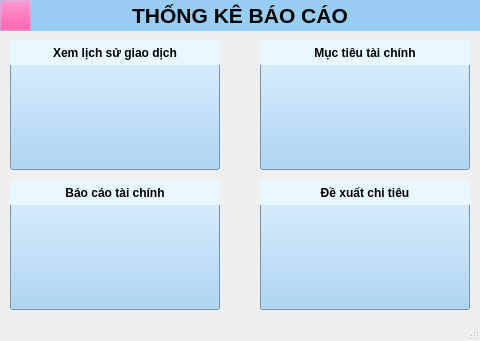
<?xml version="1.0" encoding="UTF-8"?>
<ui version="4.0">
 <class>thong_ke_bao_cao</class>
 <widget class="QMainWindow" name="thong_ke_bao_cao">
  <property name="geometry">
   <rect>
    <x>0</x>
    <y>0</y>
    <width>480</width>
    <height>341</height>
   </rect>
  </property>
  <property name="windowTitle">
   <string>Thống kê báo cáo </string>
  </property>
  <widget class="QWidget" name="centralwidget">
   <widget class="QLabel" name="label">
    <property name="geometry">
     <rect>
      <x>0</x>
      <y>0</y>
      <width>480</width>
      <height>31</height>
     </rect>
    </property>
    <property name="font">
     <font>
      <pointsize>16</pointsize>
      <weight>75</weight>
      <bold>true</bold>
     </font>
    </property>
    <property name="styleSheet">
     <string notr="true">background-color: rgb(154, 205, 244);</string>
    </property>
    <property name="text">
     <string>THỐNG KÊ BÁO CÁO</string>
    </property>
    <property name="alignment">
     <set>Qt::AlignCenter</set>
    </property>
   </widget>
   <widget class="QPushButton" name="btnBCTC">
    <property name="geometry">
     <rect>
      <x>10</x>
      <y>180</y>
      <width>210</width>
      <height>130</height>
     </rect>
    </property>
    <property name="styleSheet">
     <string notr="true">background-color: #9acdf4</string>
    </property>
    <property name="text">
     <string/>
    </property>
   </widget>
   <widget class="QPushButton" name="btnLSGD">
    <property name="geometry">
     <rect>
      <x>10</x>
      <y>40</y>
      <width>210</width>
      <height>130</height>
     </rect>
    </property>
    <property name="styleSheet">
     <string notr="true">background-color: #9acdf4
</string>
    </property>
    <property name="text">
     <string/>
    </property>
   </widget>
   <widget class="QPushButton" name="btnDPRR">
    <property name="geometry">
     <rect>
      <x>260</x>
      <y>180</y>
      <width>210</width>
      <height>130</height>
     </rect>
    </property>
    <property name="styleSheet">
     <string notr="true">background-color: #9acdf4</string>
    </property>
    <property name="text">
     <string/>
    </property>
   </widget>
   <widget class="QPushButton" name="btnMTTC">
    <property name="geometry">
     <rect>
      <x>260</x>
      <y>40</y>
      <width>210</width>
      <height>130</height>
     </rect>
    </property>
    <property name="styleSheet">
     <string notr="true">background-color: #9acdf4</string>
    </property>
    <property name="text">
     <string/>
    </property>
   </widget>
   <widget class="QLabel" name="label_4">
    <property name="geometry">
     <rect>
      <x>10</x>
      <y>40</y>
      <width>210</width>
      <height>25</height>
     </rect>
    </property>
    <property name="styleSheet">
     <string notr="true">font:bold;
background-color: #e9f8ff
</string>
    </property>
    <property name="text">
     <string>Xem lịch sử giao dịch</string>
    </property>
    <property name="alignment">
     <set>Qt::AlignCenter</set>
    </property>
   </widget>
   <widget class="QLabel" name="label_9">
    <property name="geometry">
     <rect>
      <x>30</x>
      <y>80</y>
      <width>81</width>
      <height>71</height>
     </rect>
    </property>
    <property name="styleSheet">
     <string notr="true">position: absolute;
width: 137px;
height: 137px;
left: 218px;
top: 432px;

</string>
    </property>
    <property name="text">
     <string/>
    </property>
    <property name="pixmap">
     <pixmap>../ic_report.png</pixmap>
    </property>
    <property name="scaledContents">
     <bool>true</bool>
    </property>
   </widget>
   <widget class="QLabel" name="label_36">
    <property name="geometry">
     <rect>
      <x>140</x>
      <y>80</y>
      <width>61</width>
      <height>71</height>
     </rect>
    </property>
    <property name="text">
     <string/>
    </property>
    <property name="pixmap">
     <pixmap>../ic_time-management.png</pixmap>
    </property>
    <property name="scaledContents">
     <bool>true</bool>
    </property>
   </widget>
   <widget class="QLabel" name="label_5">
    <property name="geometry">
     <rect>
      <x>260</x>
      <y>40</y>
      <width>210</width>
      <height>25</height>
     </rect>
    </property>
    <property name="styleSheet">
     <string notr="true">font:bold;
background-color: #e9f8ff
</string>
    </property>
    <property name="text">
     <string>Mục tiêu tài chính</string>
    </property>
    <property name="alignment">
     <set>Qt::AlignCenter</set>
    </property>
   </widget>
   <widget class="QLabel" name="label_6">
    <property name="geometry">
     <rect>
      <x>10</x>
      <y>180</y>
      <width>210</width>
      <height>25</height>
     </rect>
    </property>
    <property name="styleSheet">
     <string notr="true">font:bold;
background-color: #e9f8ff
</string>
    </property>
    <property name="text">
     <string>Báo cáo tài chính</string>
    </property>
    <property name="alignment">
     <set>Qt::AlignCenter</set>
    </property>
   </widget>
   <widget class="QLabel" name="label_7">
    <property name="geometry">
     <rect>
      <x>260</x>
      <y>180</y>
      <width>210</width>
      <height>25</height>
     </rect>
    </property>
    <property name="styleSheet">
     <string notr="true">font:bold;
background-color: #e9f8ff
</string>
    </property>
    <property name="text">
     <string>Đề xuất chi tiêu</string>
    </property>
    <property name="alignment">
     <set>Qt::AlignCenter</set>
    </property>
   </widget>
   <widget class="QLabel" name="label_37">
    <property name="geometry">
     <rect>
      <x>270</x>
      <y>80</y>
      <width>81</width>
      <height>71</height>
     </rect>
    </property>
    <property name="text">
     <string/>
    </property>
    <property name="pixmap">
     <pixmap>../ic_goal.png</pixmap>
    </property>
    <property name="scaledContents">
     <bool>true</bool>
    </property>
   </widget>
   <widget class="QLabel" name="label_38">
    <property name="geometry">
     <rect>
      <x>380</x>
      <y>80</y>
      <width>81</width>
      <height>71</height>
     </rect>
    </property>
    <property name="text">
     <string/>
    </property>
    <property name="pixmap">
     <pixmap>../ic_goals.png</pixmap>
    </property>
    <property name="scaledContents">
     <bool>true</bool>
    </property>
   </widget>
   <widget class="QLabel" name="label_10">
    <property name="geometry">
     <rect>
      <x>20</x>
      <y>220</y>
      <width>81</width>
      <height>71</height>
     </rect>
    </property>
    <property name="styleSheet">
     <string notr="true">position: absolute;
width: 137px;
height: 137px;
left: 218px;
top: 432px;

</string>
    </property>
    <property name="text">
     <string/>
    </property>
    <property name="pixmap">
     <pixmap>../ic_report_3.png</pixmap>
    </property>
    <property name="scaledContents">
     <bool>true</bool>
    </property>
   </widget>
   <widget class="QLabel" name="label_11">
    <property name="geometry">
     <rect>
      <x>130</x>
      <y>220</y>
      <width>81</width>
      <height>71</height>
     </rect>
    </property>
    <property name="styleSheet">
     <string notr="true">position: absolute;
width: 137px;
height: 137px;
left: 218px;
top: 432px;

</string>
    </property>
    <property name="text">
     <string/>
    </property>
    <property name="pixmap">
     <pixmap>../ic_report_2.png</pixmap>
    </property>
    <property name="scaledContents">
     <bool>true</bool>
    </property>
   </widget>
   <widget class="QLabel" name="label_12">
    <property name="geometry">
     <rect>
      <x>270</x>
      <y>220</y>
      <width>81</width>
      <height>71</height>
     </rect>
    </property>
    <property name="styleSheet">
     <string notr="true">position: absolute;
width: 137px;
height: 137px;
left: 218px;
top: 432px;

</string>
    </property>
    <property name="text">
     <string/>
    </property>
    <property name="pixmap">
     <pixmap>../ic_reputation.png</pixmap>
    </property>
    <property name="scaledContents">
     <bool>true</bool>
    </property>
   </widget>
   <widget class="QLabel" name="label_13">
    <property name="geometry">
     <rect>
      <x>370</x>
      <y>220</y>
      <width>81</width>
      <height>71</height>
     </rect>
    </property>
    <property name="styleSheet">
     <string notr="true">position: absolute;
width: 137px;
height: 137px;
left: 218px;
top: 432px;

</string>
    </property>
    <property name="text">
     <string/>
    </property>
    <property name="pixmap">
     <pixmap>../ic_good-business.png</pixmap>
    </property>
    <property name="scaledContents">
     <bool>true</bool>
    </property>
   </widget>
   <widget class="QPushButton" name="btnQuayLai">
    <property name="geometry">
     <rect>
      <x>0</x>
      <y>0</y>
      <width>31</width>
      <height>31</height>
     </rect>
    </property>
    <property name="styleSheet">
     <string notr="true">background-color: rgba(245, 40, 145, 0);</string>
    </property>
    <property name="text">
     <string/>
    </property>
    <property name="icon">
     <iconset>
      <normaloff>../ic_arrow.png</normaloff>../ic_arrow.png</iconset>
    </property>
   </widget>
   <zorder>label</zorder>
   <zorder>btnBCTC</zorder>
   <zorder>btnLSGD</zorder>
   <zorder>btnDPRR</zorder>
   <zorder>btnMTTC</zorder>
   <zorder>label_4</zorder>
   <zorder>label_9</zorder>
   <zorder>label_36</zorder>
   <zorder>label_5</zorder>
   <zorder>label_6</zorder>
   <zorder>label_7</zorder>
   <zorder>label_37</zorder>
   <zorder>label_10</zorder>
   <zorder>label_11</zorder>
   <zorder>label_12</zorder>
   <zorder>label_13</zorder>
   <zorder>btnQuayLai</zorder>
   <zorder>label_38</zorder>
  </widget>
  <widget class="QMenuBar" name="menubar">
   <property name="geometry">
    <rect>
     <x>0</x>
     <y>0</y>
     <width>480</width>
     <height>24</height>
    </rect>
   </property>
  </widget>
  <widget class="QStatusBar" name="statusbar"/>
 </widget>
 <resources/>
 <connections/>
</ui>
